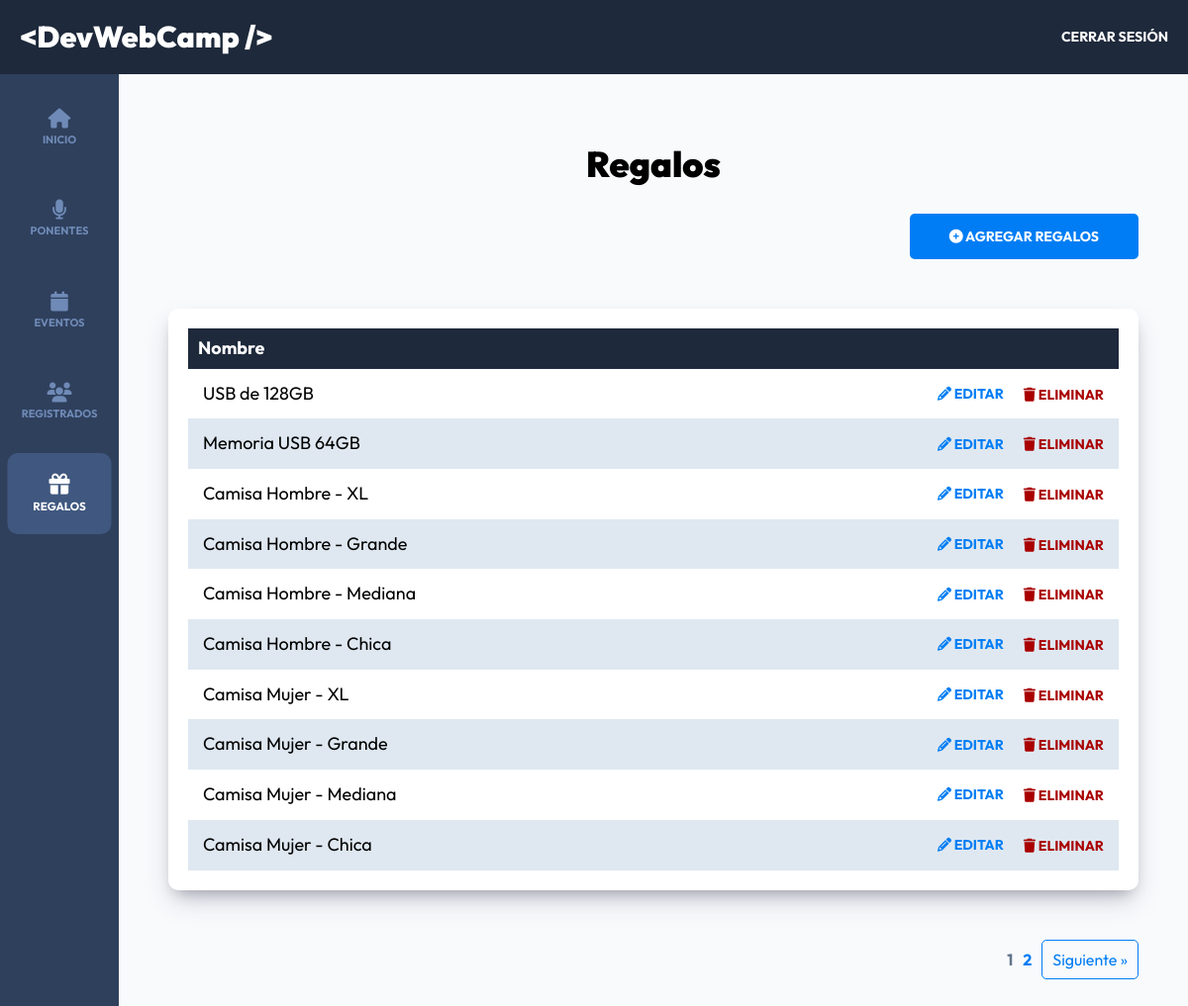
/admin/regalos?page=1 (signed in), run on the app's committed database.
### tables this page shows
CREATE TABLE `regalos` (
  `id` int NOT NULL AUTO_INCREMENT,
  `nombre` varchar(50) DEFAULT NULL,
  PRIMARY KEY (`id`)
);

### controllers/RegalosController.php (called while the page is built, shortened)
<?php
class RegalosController
{
    public static function index(Router $router)
    {
        $pagina_actual = $_GET['page'] ?? null;
        $pagina_actual = filter_var($pagina_actual, FILTER_VALIDATE_INT);
        $registros_por_pagina = 10;
        $total = Regalo::total();
        $paginacion = new Paginacion($pagina_actual, $registros_por_pagina, $total);
        $regalos = Regalo::paginar($registros_por_pagina, $paginacion->offset());
        $alertas = Regalo::getAlertas();
        $router->render('admin/regalos/index', [
            'titulo' => 'Regalos',
            'alertas' => $alertas,
            'regalos' => $regalos,
            'paginacion' => $paginacion->paginacion()
        ]);
    }
}

### public/index.php (called while the page is built, shortened)
<?php
$router = new Router();
$router->get('/login', [AuthController::class, 'login']);
$router->post('/login', [AuthController::class, 'login']);
$router->post('/logout', [AuthController::class, 'logout']);
$router->get('/registro', [AuthController::class, 'registro']);
$router->post('/registro', [AuthController::class, 'registro']);
$router->get('/olvide', [AuthController::class, 'olvide']);
$router->post('/olvide', [AuthController::class, 'olvide']);
$router->get('/reestablecer', [AuthController::class, 'reestablecer']);
$router->post('/reestablecer', [AuthController::class, 'reestablecer']);
$router->get('/mensaje', [AuthController::class, 'mensaje']);
$router->get('/confirmar-cuenta', [AuthController::class, 'confirmar']);
$router->get('/admin/dashboard', [DashboardController::class, 'index']);
$router->get('/admin/ponentes', [PonentesController::class, 'index']);
$router->get('/admin/ponentes/crear', [PonentesController::class, 'crear']);
$router->post('/admin/ponentes/crear', [PonentesController::class, 'crear']);
$router->get('/admin/ponentes/editar', [PonentesController::class, 'editar']);
$router->post('/admin/ponentes/editar', [PonentesController::class, 'editar']);
$router->post('/admin/ponentes/eliminar', [PonentesController::class, 'eliminar']);
$router->get('/api/ponentes', [APIPonentes::class, 'index']);
$router->get('/api/ponente', [APIPonentes::class, 'ponente']);
$router->get('/admin/eventos', [EventosController::class, 'index']);
$router->get('/admin/eventos/crear', [EventosController::class, 'crear']);
$router->post('/admin/eventos/crear', [EventosController::class, 'crear']);
$router->get('/admin/eventos/editar', [EventosController::class, 'editar']);
$router->post('/admin/eventos/editar', [EventosController::class, 'editar']);
$router->post('/admin/eventos/eliminar', [EventosController::class, 'eliminar']);
$router->get('/api/eventos-horario', [APIEventos::class, 'index']);
$router->get('/api/eventos', [APIGraficos::class, 'eventos']);
$router->get('/admin/registrados', [RegistradosController::class, 'index']);
$router->get('/admin/regalos', [RegalosController::class, 'index']);
$router->get('/admin/regalos/crear', [RegalosController::class, 'crear']);
$router->post('/admin/regalos/crear', [RegalosController::class, 'crear']);
$router->get('/admin/regalos/editar', [RegalosController::class, 'editar']);
$router->post('/admin/regalos/editar', [RegalosController::class, 'editar']);
$router->post('/admin/regalos/eliminar', [RegalosController::class, 'eliminar']);
$router->get('/api/regalos', [APIGraficos::class, 'regalos']);
$router->get('/api/ingresos', [APIGraficos::class, 'ingresos']);
$router->get('/finalizar-registro', [RegistroController::class, 'crear']);
$router->post('/finalizar-registro/gratis', [RegistroController::class, 'gratis']);
$router->post('/finalizar-registro/pagar', [RegistroController::class, 'pagar']);
$router->get('/finalizar-registro/conferencias', [RegistroController::class, 'conferencias']);
$router->post('/finalizar-registro/conferencias', [RegistroController::class, 'conferencias']);
$router->get('/boleto', [RegistroController::class, 'boleto']);
$router->get('/', [PaginasController::class, 'index']);
$router->get('/devwebcamp', [PaginasController::class, 'evento']);
$router->get('/paquetes', [PaginasController::class, 'paquetes']);
$router->get('/workshops-conferencias', [PaginasController::class, 'conferencias']);
$router->get('/404', [PaginasController::class, 'error']);
$router->comprobarRutas();

### models/ActiveRecord.php (called while the page is built, shortened)
<?php
class ActiveRecord
{
    protected static $db;
    protected static $tabla = '';
    public static function setDB($database)
    {
        self::$db = $database;
    }
    public static function consultarSQL($query)
    {
        $resultado = self::$db->query($query);
        $array = [];
        while ($registro = $resultado->fetch_assoc()) {
            $array[] = static::crearObjeto($registro);
        }
        return $array;
    }
    protected static function crearObjeto($registro)
    {
        $objeto = new static;
        foreach ($registro as $key => $value) {
            if (property_exists($objeto, $key)) {
                $objeto->$key = $value;
            }
        }
        return $objeto;
    }
    public static function paginar($por_pagina, $offset)
    {
        $query = "SELECT * FROM " . static::$tabla . " ORDER BY id DESC LIMIT {$por_pagina} OFFSET {$offset}";
        $resultado = self::consultarSQL($query);
        return $resultado;
    }
    public static function total($columna = '', $valor = '')
    {
        $query = "SELECT COUNT(*) FROM " . static::$tabla;
        $resultado = self::$db->query($query);
        $total = $resultado->fetch_array();
        return array_shift($total);
    }
}

### views/admin/regalos/index.php (the view, shortened to what this page needs)
<h2 class="dashboard__heading"><?php echo $titulo; ?></h2>
<div class="dashboard__contenedor-boton">
    <a class="dashboard__boton" href="/admin/regalos/crear">
        <i class="fa-solid fa-circle-plus"></i>
        Agregar Regalos
    </a>
</div>
<div class="dashboard__contenedor">
    <?php if (!empty($regalos)) { ?>
        <table class="table">
            <thead class="table__thead">
                <tr>
                    <th scope="col" class="table__th">Nombre</th>
                    <th scope="col" class="table__th"></th>
                </tr>
            </thead>
            <tbody class="table__tbody">
                <?php foreach ($regalos as $regalo) : ?>
                    <tr class="table__tr">
                        <td class="table__td"><?php echo $regalo->nombre; ?></td>
                        <td class="table__td--acciones">
                            <a href="/admin/regalos/editar?id=<?php echo $regalo->id; ?>" class="table__accion table__accion--editar">
                                <i class="fa-solid fa-pencil"></i>
                                Editar
                            </a>
                            <form action="/admin/regalos/eliminar" method="POST" class="table__form">
                                <button type="submit" class="table__accion table__accion--eliminar">
                                    <i class="fa-solid fa-trash"></i>
                                    Eliminar
                                </button>
                            </form>
                        </td>
                    </tr>
                <?php endforeach; ?>
            </tbody>
        </table>
    <?php } else { ?>
        <p class="text-center">No hay Regalos Aun</p>
    <?php } ?>
</div>
<?php
echo $paginacion;

### public/build/css/app.css (style rules this page uses)
html { line-height: 1.15; -webkit-text-size-adjust: 100%; }
body { margin: 0; }
a { background-color: transparent; }
button, input, optgroup, select, textarea { font-family: inherit; font-size: 100%; line-height: 1.15; margin: 0; }
button, input { overflow: visible; }
button, select { text-transform: none; }
button, [type=button], [type=reset], [type=submit] { -webkit-appearance: button; }
html { font-size: 62.5%; box-sizing: border-box; height: 100%; }
*, *:before, *:after { box-sizing: inherit; }
body { font-family: "Outfit", sans-serif; font-size: 1.8rem; }
a { text-decoration: none; }
h1, h2, h3 { font-family: "Outfit", sans-serif; font-weight: 900; margin: 2rem 0; }
h2 { font-size: 3.6rem; }
[class$=__heading] { font-family: "Outfit", sans-serif; font-weight: 900; margin: 2rem 0; margin: 6rem 0 3rem 0; text-align: center; }
.dashboard { height: 100%; display: flex; flex-direction: column; background-color: #f8fafc; }
@media (min-width: 768px) { .dashboard__contenedor-boton { display: flex; justify-content: flex-end; margin-bottom: 5rem; } }
.dashboard__boton { background-color: #007df4; padding: 1.5rem 4rem; color: #ffffff; font-size: 1.8rem; font-weight: 700; border: none; transition-property: background-color; transition-duration: 0.3s; text-align: center; width: 100%; display: inline-block; border-radius: 0.5rem; }
.dashboard__boton { text-transform: uppercase; font-size: 1.4rem; }
@media (min-width: 768px) { .dashboard__boton { width: auto; } }
.dashboard__contenedor, .dashboard__formulario { box-shadow: rgba(50, 50, 93, 0.25) 0px 13px 27px -5px, rgba(0, 0, 0, 0.3) 0px 8px 16px -8px; }
.dashboard__contenedor, .dashboard__formulario { background-color: #ffffff; padding: 2rem; border-radius: 1rem; }
.table { width: 100%; border-collapse: collapse; }
.table__thead { background-color: #1e293b; color: #ffffff; }
.table__th { padding: 1rem; text-align: left; }
.table__tr:nth-child(even) { background-color: #dfe8f1; }
.table__td, .table__td--acciones { padding: 1.5rem; }
.table__td--acciones { display: flex; justify-content: flex-end; gap: 2rem; align-items: center; }
.table__accion { all: unset; text-transform: uppercase; font-size: 1.4rem; font-weight: 700; transform: scale(1); transition: color 0.3s ease-in, transform 0.3s ease-in-out; }
.table__accion--editar { color: #007df4; }
.table__accion--eliminar { color: rgb(169, 0, 0); }

### data on the page
regalos: nombre "USB de 128GB"
regalos: nombre "Memoria USB 64GB"
regalos: nombre "Camisa Hombre - XL"
regalos: nombre "Camisa Hombre - Grande"
regalos: nombre "Camisa Hombre - Mediana"
regalos: nombre "Camisa Hombre - Chica"
regalos: nombre "Camisa Mujer - XL"
regalos: nombre "Camisa Mujer - Grande"
regalos: nombre "Camisa Mujer - Mediana"
regalos: nombre "Camisa Mujer - Chica"

### other printed values
$titulo "Regalos"
